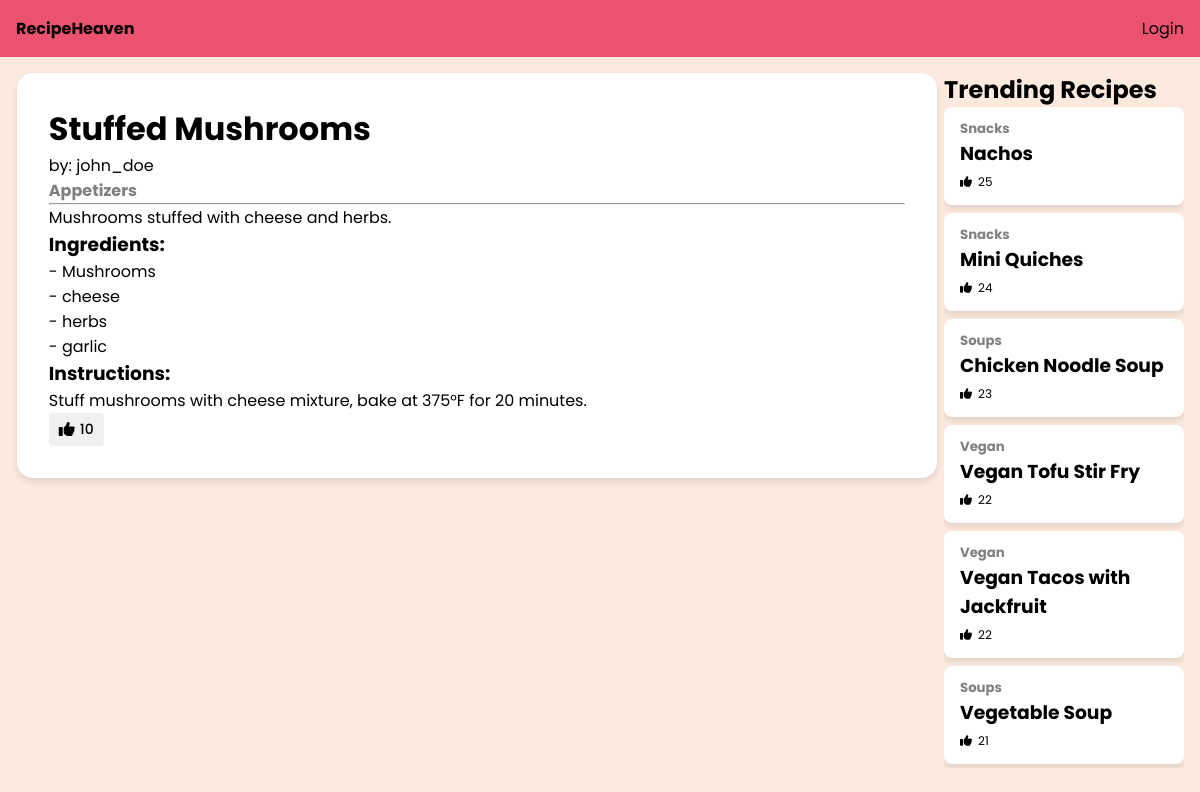
Screenshot of /recipe.php?recipe_id=1 with the database file from the repository.
### tables this page shows
CREATE TABLE `recipes` (
  `recipe_id` int NOT NULL AUTO_INCREMENT,
  `user_id` int DEFAULT NULL,
  `category_id` int DEFAULT NULL,
  `recipe_name` varchar(255) NOT NULL,
  `description` text,
  `ingredients` text,
  `instructions` text,
  `created_at` timestamp NULL DEFAULT CURRENT_TIMESTAMP,
  PRIMARY KEY (`recipe_id`),
  KEY `user_id` (`user_id`),
  KEY `category_id` (`category_id`),
  CONSTRAINT `recipes_ibfk_1` FOREIGN KEY (`user_id`) REFERENCES `users` (`user_id`),
  CONSTRAINT `recipes_ibfk_2` FOREIGN KEY (`category_id`) REFERENCES `categories` (`category_id`)
);

CREATE TABLE `users` (
  `user_id` int NOT NULL AUTO_INCREMENT,
  `username` varchar(100) NOT NULL,
  `email` varchar(100) NOT NULL,
  `password` varchar(255) NOT NULL,
  `created_at` timestamp NULL DEFAULT CURRENT_TIMESTAMP,
  PRIMARY KEY (`user_id`),
  UNIQUE KEY `email` (`email`)
);

CREATE TABLE `categories` (
  `category_id` int NOT NULL AUTO_INCREMENT,
  `category_name` varchar(100) NOT NULL,
  `description` text,
  PRIMARY KEY (`category_id`)
);

### recipe.php (the view, shortened to what this page needs)
<?php
    include "conn.php";
    $trending = "
        SELECT recipes.*,
            users.username,
            categories.category_name,
            COUNT(likes_on_recipes.like_id) AS like_count
        FROM recipeheaven.recipes
        JOIN recipeheaven.users ON recipes.user_id = users.user_id
        JOIN recipeheaven.categories ON recipes.category_id = categories.category_id
        LEFT JOIN recipeheaven.likes_on_recipes ON recipes.recipe_id = likes_on_recipes.recipe_id
        GROUP BY recipes.recipe_id
        ORDER BY like_count DESC
        LIMIT 10";
    $trendingrecipes = $conn->query($trending);
    if (isset($_GET['recipe_id'])) {
        $recipe_id = $_GET['recipe_id'];
        $recipe_details_query = "
            SELECT recipes.*,
                users.username,
                categories.category_name,
                COUNT(likes_on_recipes.like_id) AS like_count
            FROM recipeheaven.recipes
            JOIN recipeheaven.users ON recipes.user_id = users.user_id
            JOIN recipeheaven.categories ON recipes.category_id = categories.category_id
            LEFT JOIN recipeheaven.likes_on_recipes ON recipes.recipe_id = likes_on_recipes.recipe_id
            WHERE recipes.recipe_id = $recipe_id
        ";
        $result = $conn->query($recipe_details_query);
        $recipe = $result->fetch_assoc();
    } else {
        echo "Recipe ID is not provided.";
    }
    $is_liked = false;
?>
<!DOCTYPE html>
<html lang="en">
<head>
    <link rel="stylesheet" href="css/recipe.css">
</head>
<body>
    <div class="navbar">
        <ul>
            <li class="home"><a href="index.php">RecipeHeaven</a></li>
            <?php if (isset($_SESSION['user_id'])): ?>
                <li class="log-in-out">
                    <a href="logout.php">Logout</a>
                </li>
            <?php else: ?>
                <li class="log-in-out">
                    <a href="login.php">Login</a>
                </li>
            <?php endif; ?>
        </ul>
    </div>
    <div class="container">
        <div class="recipe-detail">
            <h1><?php echo $recipe['recipe_name']?></h1>
            <p>by: <?php echo $recipe['username']?></p>
            <p style="font-weight: bold; color: grey;"><?php echo $recipe['category_name']?></p>
            <hr>
            <p><?php echo $recipe['description']?></p>
            <h3>Ingredients:</h3>
            <ul>
                <?php
                    $ingredients = explode(',', $recipe['ingredients']);
                    foreach ($ingredients as $ingredient):
                ?>
                    <li><?php echo "- ".trim($ingredient); ?></li>
                <?php endforeach; ?>
            </ul>
            <h3>Instructions:</h3>
            <?php
                if (preg_match('/\d+(\.)/', $recipe['instructions'])) {
                    $steps = preg_split('/(?=\d+\.)/', $recipe['instructions']);
                    echo '<ol>';
                    foreach ($steps as $step) {
                        if (trim($step) != '') {
                            echo '<li>' . trim($step) . '</li>';
                        }
                    }
                    echo '</ol>';
                } else {
                    echo '<p>' . nl2br($recipe['instructions']) . '</p>';
                }
            ?>
            <form action="" method="POST" class="like-form">
                <button type="submit" name="like_recipe" class="like-btn <?php echo $is_liked ? 'liked' : ''; ?>">
                    <i class="fa-solid fa-thumbs-up"></i>
                    <span><?php echo $recipe['like_count']; ?></span>
                </button>
            </form>
        </div>
        <div class="trending">
            <h2>Trending Recipes</h2>
            <ul>
                <?php while ($row = $trendingrecipes->fetch_assoc()): ?>
                    <div class="trending-recipe">
                        <li>
                            <h5 style="color: grey;"><?php echo $row['category_name']?></h5>
                            <a href="recipe.php?recipe_id=<?php echo $row['recipe_id']; ?>"><h3><?php echo $row['recipe_name']?></h3></a>
                            <div class="like-count">
                            <i class="fa-solid fa-thumbs-up"></i><p><?php echo $row['like_count']?></p>
                            </div>
                        </li>
                    </div>
                <?php endwhile; ?>
            </ul>
        </div>
    </div>
</body>
</html>

### css/recipe.css (style rules this page uses)
* { margin: 0; padding: 0; font-family: "Poppins", sans-serif; color: #000000; }
body { background-color: #FCEADE; }
.navbar { position: fixed; background-color: #EA526F; width: 100%; top: 0; z-index: 1000; }
.navbar .home { float: left; padding: 1em; font-weight: bold; }
.navbar .log-in-out { float: right; padding: 1em; }
.navbar ul { list-style-type: none; overflow: hidden; }
.navbar a { text-decoration: none; }
.container { display: flex; margin-top: 3.5em; }
.recipe-detail { margin: 1.05em; padding: 2em; width: 71.35%; background-color: white; border-radius: 1em; box-shadow: 0 4px 6px rgba(0, 0, 0, 0.1); }
.recipe-detail li { list-style-type: none; }
.like-btn { display: inline-flex; align-items: center; gap: 5px; padding: 6px 10px; background-color: #f0f0f0; border: none; border-radius: 4px; cursor: pointer; font-size: 14px; transition: background-color 0.2s; }
.like-btn i { font-size: 16px; }
.like-btn span { font-weight: 500; }
.trending { position: fixed; right: 1em; margin-top: 1em; width: 20%; max-height: calc(90svh - 1.5em); overflow-y: auto; }
.trending li { list-style-type: none; }
.trending a { text-decoration: none; }
.trending .trending-recipe { padding: 0.75em 1em; margin-bottom: 0.5em; background-color: white; border-radius: 0.5em; box-shadow: 0 4px 6px rgba(0, 0, 0, 0.1); }
.trending .like-count { display: inline-flex; gap: 0.5em; align-items: center; font-size: 0.75em; }

### rows the page displays
recipes: recipe_name "Stuffed Mushrooms", user.username "john_doe", category.category_name "Appetizers", description "Mushrooms stuffed with cheese and herbs.", ingredients "Mushrooms", ingredients "cheese", ingredients "herbs", ingredients "garlic", instructions "Stuff mushrooms with cheese mixture, bake at 375°F for 20 minutes."
recipes: category.category_name "Snacks", recipe_name "Nachos", like_count "25"
recipes: category.category_name "Snacks", recipe_name "Mini Quiches", like_count "24"
recipes: category.category_name "Soups", recipe_name "Chicken Noodle Soup", like_count "23"
recipes: category.category_name "Vegan", recipe_name "Vegan Tofu Stir Fry", like_count "22"
recipes: category.category_name "Vegan", recipe_name "Vegan Tacos with Jackfruit", like_count "22"
recipes: category.category_name "Soups", recipe_name "Vegetable Soup", like_count "21"

### other values shown
$recipe['like_count'] "10"
